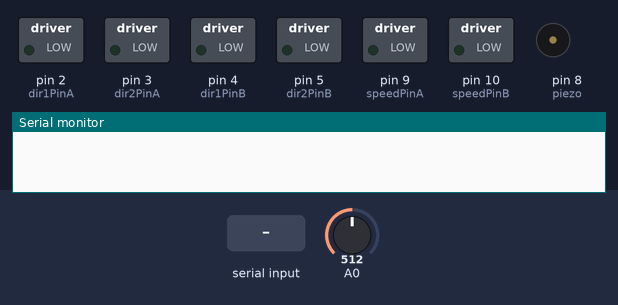
Bench run of a sketch on a simulated Arduino Uno, built with avr-gcc and run on an emulated ATmega328P. Shown: switched loads named in the sketch (green lamp = pin HIGH), buzzer (waves = sounding), the last lines printed to the serial monitor. Inputs (shaded band) come from the test bench; at power-on: A0 = 512.

Above: at 1.2 s.
1.3 s: "1" received over Serial
At 2.0 s:
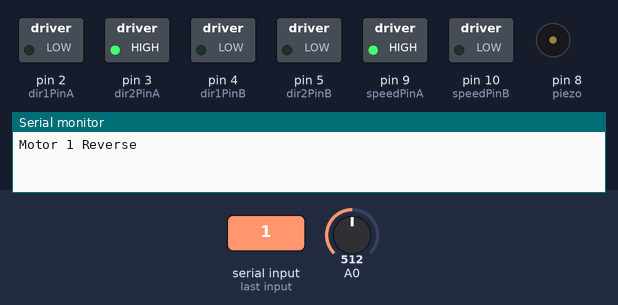
2.8 s: "2" received over Serial
At 3.1 s:
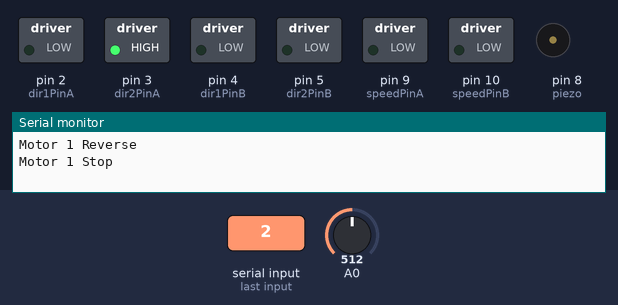
4.3 s: "3" received over Serial
At 5.5 s:
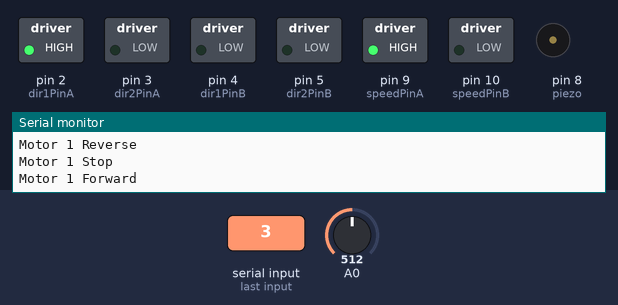
5.8 s: "4" received over Serial
At 7.2 s:
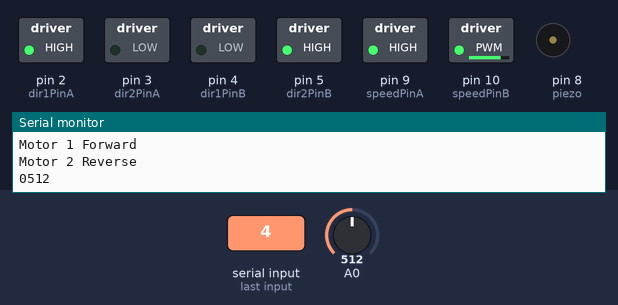
7.5 s: "5" received over Serial
At 8.7 s:
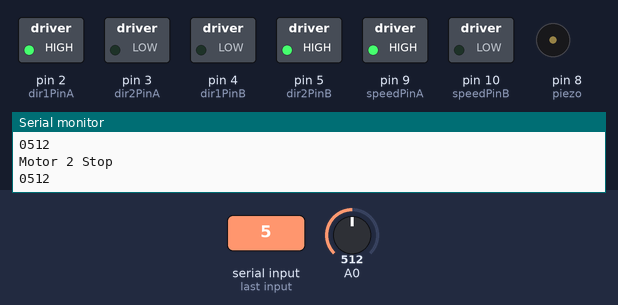
9.2 s: "6" received over Serial
At 10.0 s:
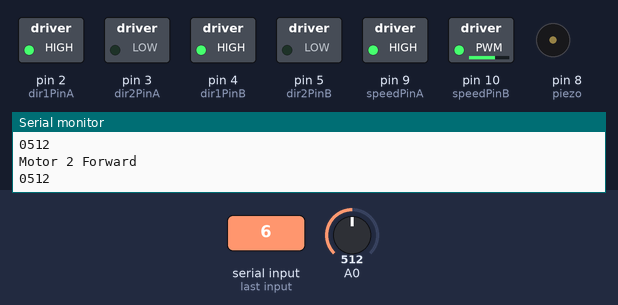
Timing chart, 0 to 11.9 s (numbered marks = the images above; inputs shaded):
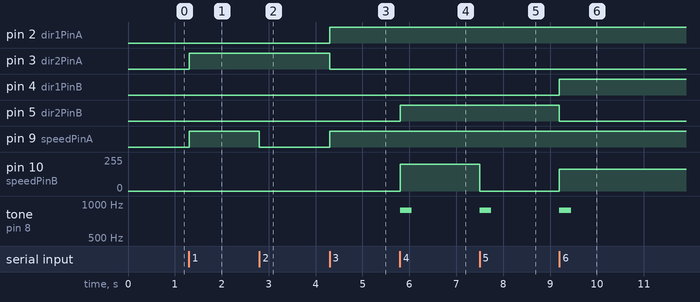

Measured:
- after the input at 1.3 s, pin 3 (dir2PinA), pin 9 (speedPinA): LOW → HIGH at once
- after the input at 2.8 s, pin 9 (speedPinA): HIGH → LOW at once
- after the input at 4.3 s, pin 2 (dir1PinA), pin 9 (speedPinA): LOW → HIGH at once; pin 3 (dir2PinA): HIGH → LOW at once
- after the input at 5.8 s, pin 5 (dir2PinB): LOW → HIGH at once; pin 10 (speedPinB): 0/255 → 200/255 at once; tone on pin 8 (piezo): silent → 880 Hz at once, → silent 0.25 s later
- after the input at 7.5 s, pin 10 (speedPinB): 200/255 → 0/255 at once; tone on pin 8 (piezo): silent → 880 Hz at once, → silent 0.25 s later
- after the input at 9.2 s, pin 4 (dir1PinB): LOW → HIGH at once; pin 5 (dir2PinB): HIGH → LOW at once; pin 10 (speedPinB): 0/255 → 165/255 at once; tone on pin 8 (piezo): silent → 880 Hz at once, → silent 0.25 s later

The sketch:

H_Bridge_Keyboard_Control.ino
```cpp
//Keyboard Controls:
//
// 1 -Motor 1 Left
// 2 -Motor 1 Stop
// 3 -Motor 1 Right
//
// 4 -Motor 2 Left
// 5 -Motor 2 Stop
// 6 -Motor 2 Right

// Declare L298N Dual H-Bridge Motor Controller directly since there is not a library to load.

// Motor 1
int dir1PinA = 2;
int dir2PinA = 3;
int speedPinA = 9; // Needs to be a PWM pin to be able to control motor speed

// Motor 2
int dir1PinB = 4;
int dir2PinB = 5;
int speedPinB = 10; // Needs to be a PWM pin to be able to control motor speed

// Light sensor
int lightLevel = 0;
int prevLightLevel = 0;

// sound
int piezo = 8;
int duration = 250;

void setup()
{  // Setup runs once per reset
    // initialize serial communication @ 9600 baud:
    Serial.begin(9600);

    //Define L298N Dual H-Bridge Motor Controller Pins

    pinMode(dir1PinA,OUTPUT);
    pinMode(dir2PinA,OUTPUT);
    pinMode(speedPinA,OUTPUT);
    pinMode(dir1PinB,OUTPUT);
    pinMode(dir2PinB,OUTPUT);
    pinMode(speedPinB,OUTPUT);

    pinMode(piezo,OUTPUT);

}

void loop()
{

    // Initialize the Serial interface:

    if (Serial.available() > 0)
    {
        int inByte = Serial.read();
        int speed; // Local variable


        switch (inByte)
        {

            //______________Motor 1______________

            case '1': // Motor 1 Reverse
            analogWrite(speedPinA, 255);//Sets speed variable via PWM
            digitalWrite(dir1PinA, LOW);
            digitalWrite(dir2PinA, HIGH);
            Serial.println("Motor 1 Reverse");
            break;

            case '2': // Motor 1 Stop (Freespin)
            analogWrite(speedPinA, 0);
            digitalWrite(dir1PinA, LOW);
            digitalWrite(dir2PinA, HIGH);
            Serial.println("Motor 1 Stop");
            break;

            case '3': // Motor 1 Forward
            analogWrite(speedPinA, 255);
            digitalWrite(dir1PinA, HIGH);
            digitalWrite(dir2PinA, LOW);
            Serial.println("Motor 1 Forward");
            break;

            //______________Motor 2______________

            case '4': // Motor 2 Reverse
            //analogWrite(speedPinB, 255);
            analogWrite(speedPinB, 200);
            digitalWrite(dir1PinB, LOW);
            digitalWrite(dir2PinB, HIGH);
            Serial.println("Motor 2 Reverse");
            break;

            case '5': // Motor 1 Stop (Freespin)
            analogWrite(speedPinB, 0);
            digitalWrite(dir1PinB, LOW);
            digitalWrite(dir2PinB, HIGH);
            Serial.println("Motor 2 Stop");
            break;

            case '6': // Motor 2 Forward
            //analogWrite(speedPinB, 255);
            analogWrite(speedPinB, 165);
            digitalWrite(dir1PinB, HIGH);
            digitalWrite(dir2PinB, LOW);
            Serial.println("Motor 2 Forward");
            break;

            default:
            // turn all the connections off if an unmapped key is pressed:
            for (int thisPin = 2; thisPin < 11; thisPin++)
            {
                digitalWrite(thisPin, LOW);
            }

        } // switch
        if ((inByte == '4')||(inByte == '5')||(inByte == '6')){
            lightLevel = analogRead(A0);

            //Serial.println(lightLevel, DEC);
            // lightLevel 0..1023
            // right justify to make easier to read and convert back to int..
            char buff[4];
            sprintf(buff, "%04d", lightLevel);
            Serial.println(buff);

            if (lightLevel > 100)
            {
                tone(piezo,880,duration);
            }
            else
            {
                tone(piezo,261,duration);
            }

//            if (lightLevel > prevLightLevel)
//            {
//                tone(piezo,880,duration);
//            }
////            else if (lightLevel == prevLightLevel)
////            {
////                tone(piezo,523,duration);
////            }
//            else //(lightLevel < prevLightLevel)
//            {
//                tone(piezo,261,duration);
//            }
            prevLightLevel = lightLevel;
        }

    } // if serial available

} // loop
```
